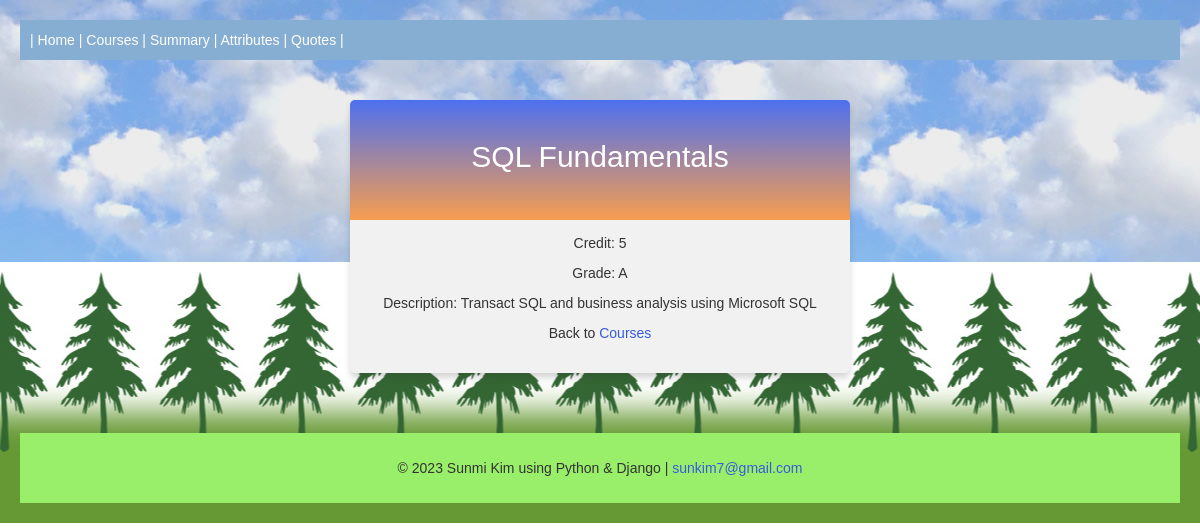
/courses/details/1, run on the app's committed database.
### courses/models.py (models this page shows, shortened)
class Course(models.Model):
    title = models.CharField(max_length=255)
    credit = models.IntegerField()
    grade = models.CharField(max_length=20)
    description = models.CharField(max_length=255, null=True)

### courses/views.py (the view)
# urls.py: path('courses/details/<int:id>', views.details, name='details'),
def details(request, id):
    mycourse = Course.objects.get(id=id)
    template = loader.get_template('details.html')
    context = {
        'mycourse': mycourse,
    }
    return HttpResponse(template.render(context, request))

### courses/templates/details.html (shortened to what this page needs)
{% extends "master.html" %}
{% block content %}
  <div class="mycard">
    <h2>{{ mycourse.title }}</h2>
    <p>Credit: {{ mycourse.credit }}</p>
    <p>Grade: {{ mycourse.grade }}</p>
    <p>Description: {{ mycourse.description }}</p>
    <p>Back to <a href="/courses">Courses</a></p>
  </div>
{% endblock %}

### mystaticfiles/mystyles.css (style rules this page uses)
body { font-family: "verdana", "Arial", "Helvetica"; margin: 20px; background-image: url(images2/tree.jpg), url(images2/sky_bg.jpg); background-repeat: repeat-x, repeat-x; background-position: center bottom, center top; }
.mycard { background-color: #f1f1f1; background-image: linear-gradient(to bottom, #4D70EF, #f79d4f); background-size: 100% 120px; background-repeat: no-repeat; margin: 40px auto; width: 500px; border-radius: 5px; box-shadow: 0 5px 7px -1px rgba(51, 51, 51, 0.23); padding: 20px; }
.mycard h2 { text-align: center; color: #ffffff; margin:20px 0 60px 0; }
a:link, a:visited { color: #375BDC; }
h1, h3, p { text-align: center; }

### data on the page
Course: title "SQL Fundamentals", credit "5", grade "A", description "Transact SQL and business analysis using Microsoft SQL"
